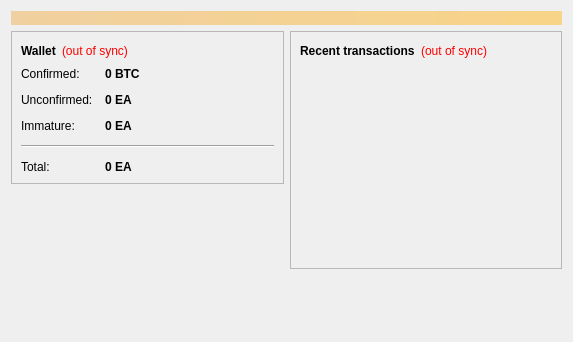
<?xml version="1.0" encoding="UTF-8"?>
<ui version="4.0">
 <class>OverviewPage</class>
 <widget class="QWidget" name="OverviewPage">
  <property name="geometry">
   <rect>
    <x>0</x>
    <y>0</y>
    <width>573</width>
    <height>342</height>
   </rect>
  </property>
  <property name="windowTitle">
   <string>Form</string>
  </property>
  <layout class="QVBoxLayout" name="topLayout">
   <item>
    <widget class="QLabel" name="labelAlerts">
     <property name="visible">
      <bool>false</bool>
     </property>
     <property name="styleSheet">
      <string notr="true">background-color: qlineargradient(x1: 0, y1: 0, x2: 1, y2: 0, stop:0 #F0D0A0, stop:1 #F8D488); color:#000000;</string>
     </property>
     <property name="wordWrap">
      <bool>true</bool>
     </property>
     <property name="margin">
      <number>3</number>
     </property>
    </widget>
   </item>
   <item>
    <layout class="QHBoxLayout" name="horizontalLayout" stretch="1,1">
     <item>
      <layout class="QVBoxLayout" name="verticalLayout_2">
       <item>
        <widget class="QFrame" name="frame">
         <property name="frameShape">
          <enum>QFrame::StyledPanel</enum>
         </property>
         <property name="frameShadow">
          <enum>QFrame::Raised</enum>
         </property>
         <layout class="QVBoxLayout" name="verticalLayout_4">
          <item>
           <layout class="QHBoxLayout" name="horizontalLayout_4">
            <item>
             <widget class="QLabel" name="label_5">
              <property name="font">
               <font>
                <weight>75</weight>
                <bold>true</bold>
               </font>
              </property>
              <property name="text">
               <string>Wallet</string>
              </property>
             </widget>
            </item>
            <item>
             <widget class="QLabel" name="labelWalletStatus">
              <property name="toolTip">
               <string>The displayed information may be out of date. Your wallet automatically synchronizes with the EagleCoin network after a connection is established, but this process has not completed yet.</string>
              </property>
              <property name="styleSheet">
               <string notr="true">QLabel { color: red; }</string>
              </property>
              <property name="text">
               <string notr="true">(out of sync)</string>
              </property>
              <property name="alignment">
               <set>Qt::AlignLeading|Qt::AlignLeft|Qt::AlignVCenter</set>
              </property>
             </widget>
            </item>
            <item>
             <spacer name="horizontalSpacer_2">
              <property name="orientation">
               <enum>Qt::Horizontal</enum>
              </property>
              <property name="sizeHint" stdset="0">
               <size>
                <width>40</width>
                <height>20</height>
               </size>
              </property>
             </spacer>
            </item>
           </layout>
          </item>
          <item>
           <layout class="QFormLayout" name="formLayout_2">
            <property name="fieldGrowthPolicy">
             <enum>QFormLayout::AllNonFixedFieldsGrow</enum>
            </property>
            <property name="horizontalSpacing">
             <number>12</number>
            </property>
            <property name="verticalSpacing">
             <number>12</number>
            </property>
            <item row="0" column="0">
             <widget class="QLabel" name="label">
              <property name="text">
               <string>Confirmed:</string>
              </property>
             </widget>
            </item>
            <item row="0" column="1">
             <widget class="QLabel" name="labelBalance">
              <property name="font">
               <font>
                <weight>75</weight>
                <bold>true</bold>
               </font>
              </property>
              <property name="cursor">
               <cursorShape>IBeamCursor</cursorShape>
              </property>
              <property name="toolTip">
               <string>Your current spendable balance</string>
              </property>
              <property name="text">
               <string notr="true">0 BTC</string>
              </property>
              <property name="textInteractionFlags">
               <set>Qt::LinksAccessibleByMouse|Qt::TextSelectableByKeyboard|Qt::TextSelectableByMouse</set>
              </property>
             </widget>
            </item>
            <item row="1" column="0">
             <widget class="QLabel" name="label_3">
              <property name="text">
               <string>Unconfirmed:</string>
              </property>
             </widget>
            </item>
            <item row="1" column="1">
             <widget class="QLabel" name="labelUnconfirmed">
              <property name="font">
               <font>
                <weight>75</weight>
                <bold>true</bold>
               </font>
              </property>
              <property name="cursor">
               <cursorShape>IBeamCursor</cursorShape>
              </property>
              <property name="toolTip">
               <string>Total of transactions that have yet to be confirmed, and do not yet count toward the spendable balance</string>
              </property>
              <property name="text">
               <string notr="true">0 EA</string>
              </property>
              <property name="textInteractionFlags">
               <set>Qt::LinksAccessibleByMouse|Qt::TextSelectableByKeyboard|Qt::TextSelectableByMouse</set>
              </property>
             </widget>
            </item>
            <item row="2" column="0">
             <widget class="QLabel" name="labelImmatureText">
              <property name="text">
               <string>Immature:</string>
              </property>
             </widget>
            </item>
            <item row="2" column="1">
             <widget class="QLabel" name="labelImmature">
              <property name="font">
               <font>
                <weight>75</weight>
                <bold>true</bold>
               </font>
              </property>
              <property name="toolTip">
               <string>Mined balance that has not yet matured</string>
              </property>
              <property name="text">
               <string notr="true">0 EA</string>
              </property>
              <property name="textInteractionFlags">
               <set>Qt::LinksAccessibleByMouse|Qt::TextSelectableByKeyboard|Qt::TextSelectableByMouse</set>
              </property>
             </widget>
            </item>
            <item row="4" column="0">
             <widget class="QLabel" name="labelTotalText">
              <property name="text">
               <string>Total:</string>
              </property>
             </widget>
            </item>
            <item row="4" column="1">
             <widget class="QLabel" name="labelTotal">
              <property name="font">
               <font>
                <weight>75</weight>
                <bold>true</bold>
               </font>
              </property>
              <property name="cursor">
               <cursorShape>IBeamCursor</cursorShape>
              </property>
              <property name="toolTip">
               <string>Your current total balance</string>
              </property>
              <property name="text">
               <string notr="true">0 EA</string>
              </property>
              <property name="textInteractionFlags">
               <set>Qt::LinksAccessibleByMouse|Qt::TextSelectableByKeyboard|Qt::TextSelectableByMouse</set>
              </property>
             </widget>
            </item>
            <item row="3" column="0" colspan="2">
             <widget class="Line" name="line">
              <property name="orientation">
               <enum>Qt::Horizontal</enum>
              </property>
             </widget>
            </item>
           </layout>
          </item>
         </layout>
        </widget>
       </item>
       <item>
        <spacer name="verticalSpacer">
         <property name="orientation">
          <enum>Qt::Vertical</enum>
         </property>
         <property name="sizeHint" stdset="0">
          <size>
           <width>20</width>
           <height>40</height>
          </size>
         </property>
        </spacer>
       </item>
      </layout>
     </item>
     <item>
      <layout class="QVBoxLayout" name="verticalLayout_3">
       <item>
        <widget class="QFrame" name="frame_2">
         <property name="frameShape">
          <enum>QFrame::StyledPanel</enum>
         </property>
         <property name="frameShadow">
          <enum>QFrame::Raised</enum>
         </property>
         <layout class="QVBoxLayout" name="verticalLayout">
          <item>
           <layout class="QHBoxLayout" name="horizontalLayout_2">
            <item>
             <widget class="QLabel" name="label_4">
              <property name="text">
               <string>&lt;b&gt;Recent transactions&lt;/b&gt;</string>
              </property>
             </widget>
            </item>
            <item>
             <widget class="QLabel" name="labelTransactionsStatus">
              <property name="toolTip">
               <string>The displayed information may be out of date. Your wallet automatically synchronizes with the EagleCoin network after a connection is established, but this process has not completed yet.</string>
              </property>
              <property name="styleSheet">
               <string notr="true">QLabel { color: red; }</string>
              </property>
              <property name="text">
               <string notr="true">(out of sync)</string>
              </property>
              <property name="alignment">
               <set>Qt::AlignRight|Qt::AlignTrailing|Qt::AlignVCenter</set>
              </property>
             </widget>
            </item>
            <item>
             <spacer name="horizontalSpacer">
              <property name="orientation">
               <enum>Qt::Horizontal</enum>
              </property>
              <property name="sizeHint" stdset="0">
               <size>
                <width>40</width>
                <height>20</height>
               </size>
              </property>
             </spacer>
            </item>
           </layout>
          </item>
          <item>
           <widget class="QListView" name="listTransactions">
            <property name="styleSheet">
             <string notr="true">QListView { background: transparent; }</string>
            </property>
            <property name="frameShape">
             <enum>QFrame::NoFrame</enum>
            </property>
            <property name="verticalScrollBarPolicy">
             <enum>Qt::ScrollBarAlwaysOff</enum>
            </property>
            <property name="horizontalScrollBarPolicy">
             <enum>Qt::ScrollBarAlwaysOff</enum>
            </property>
            <property name="selectionMode">
             <enum>QAbstractItemView::NoSelection</enum>
            </property>
           </widget>
          </item>
         </layout>
        </widget>
       </item>
       <item>
        <spacer name="verticalSpacer_2">
         <property name="orientation">
          <enum>Qt::Vertical</enum>
         </property>
         <property name="sizeHint" stdset="0">
          <size>
           <width>20</width>
           <height>40</height>
          </size>
         </property>
        </spacer>
       </item>
      </layout>
     </item>
    </layout>
   </item>
  </layout>
 </widget>
 <resources/>
 <connections/>
</ui>
